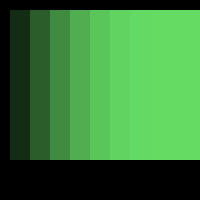
Frame 1 (no input)
Frame 60 (the mouse pressed at the canvas centre just before this capture): identical to frame 1, image omitted
Frame 120 (the mouse held since frame 60 and released just before this capture): identical to frame 1, image omitted

The Processing sketch that drew this single still picture (run headless with seeded random() and noise(); from frame 60 on, the mouse is pressed at the canvas centre):

// Processing sketch: Cores01
// ── Cores01.pde
void setup(){
  size(200, 200);
}

void draw(){
  background(0);
  int x = 10;
  noStroke();
  for (int i = 51; i <= 255; i +=20){
    fill(100, 220, 100, i);
    rect(x, 10, 180, 150);
    x+= 20;
  }
}
